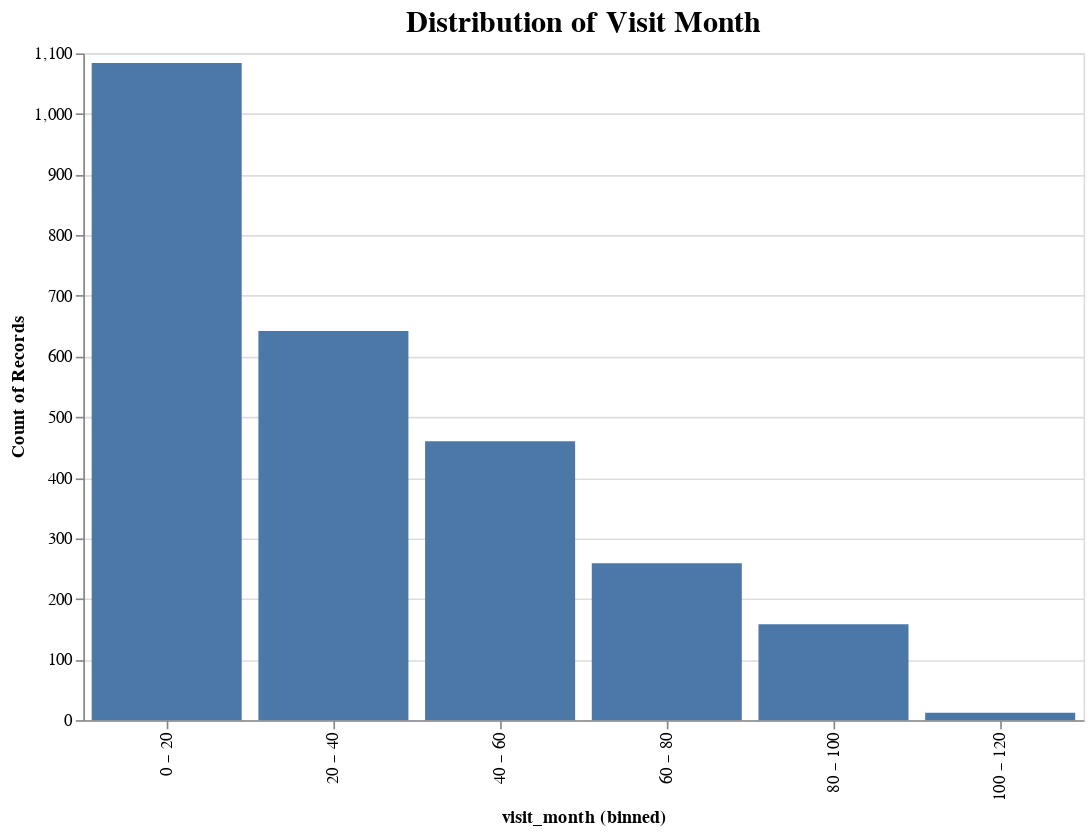

This figure's notebook cell:
### Code cell
# Create an Altair chart object
chart = alt.Chart(train_clinical).mark_bar().encode(
    x=alt.X('visit_month:O', bin=True),
    y='count()',
)

# Customize the chart
chart = chart.properties(
    title={
        'text': 'Distribution of Visit Month',
        'fontSize': 18,
        'fontWeight': 'bold'
    },
    width=600,
    height=400
)

# Display the chart
chart

### Figure 1 — Vega-Lite specification as saved in the notebook (floating-point values rounded to 4 significant figures; data arrays with more than 128 entries replaced by an {"elided": "..."} marker saying what was removed)
{"config": {"view": {"continuousWidth": 400, "continuousHeight": 300}}, "data": {"name": "data-a68b3fe7fcbda0d0d2a593f863e38a7d"}, "mark": "bar", "encoding": {"x": {"bin": true, "field": "visit_month", "type": "ordinal"}, "y": {"aggregate": "count", "type": "quantitative"}}, "height": 400, "title": {"text": "Distribution of Visit Month", "fontSize": 18, "fontWeight": "bold"}, "width": 600, "$schema": "https://vega.github.io/schema/vega-lite/v4.17.0.json", "datasets": {"data-a68b3fe7fcbda0d0d2a593f863e38a7d": {"elided": "2615 records"}}}
